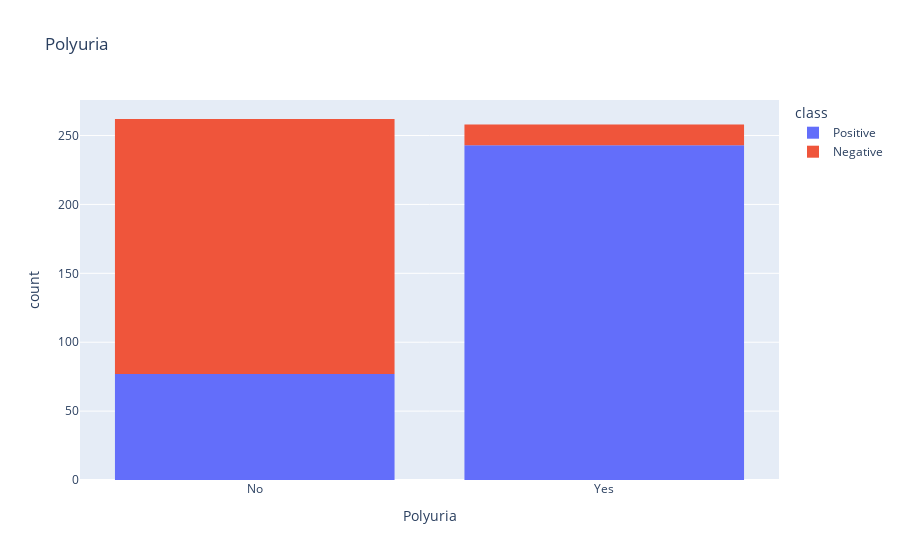

This figure's notebook cell:
### Markdown cell above
# Distribution of polyuria

### Code cell
polyuria=px.histogram(Diabetes, x = 'Polyuria', color = 'class', title="Polyuria")
polyuria.show() 

plttbl_polyuria= ['Polyuria', 'class']
pm = sns.light_palette("orange", as_cmap=True)
(round(pd.crosstab(Diabetes[plttbl_polyuria[0]], Diabetes[plttbl_polyuria[1]], normalize='columns') * 100,2)).style.background_gradient(cmap = pm)

### Figure 1 — Plotly figure (JSON) as saved in the notebook; plotly's stock layout.template omitted (floating-point values rounded to 4 significant figures; data arrays with more than 128 entries replaced by an {"elided": "..."} marker saying what was removed)
{"data": [{"alignmentgroup": "True", "bingroup": "x", "hovertemplate": "class=Positive<br>Polyuria=%{x}<br>count=%{y}<extra></extra>", "legendgroup": "Positive", "marker": {"color": "#636efa", "pattern": {"shape": ""}}, "name": "Positive", "offsetgroup": "Positive", "orientation": "v", "showlegend": true, "type": "histogram", "x": {"elided": "320 str values"}, "xaxis": "x", "yaxis": "y"}, {"alignmentgroup": "True", "bingroup": "x", "hovertemplate": "class=Negative<br>Polyuria=%{x}<br>count=%{y}<extra></extra>", "legendgroup": "Negative", "marker": {"color": "#EF553B", "pattern": {"shape": ""}}, "name": "Negative", "offsetgroup": "Negative", "orientation": "v", "showlegend": true, "type": "histogram", "x": {"elided": "200 str values"}, "xaxis": "x", "yaxis": "y"}], "layout": {"barmode": "relative", "legend": {"title": {"text": "class"}, "tracegroupgap": 0}, "title": {"text": "Polyuria"}, "xaxis": {"anchor": "y", "domain": [0, 1], "title": {"text": "Polyuria"}}, "yaxis": {"anchor": "x", "domain": [0, 1], "title": {"text": "count"}}}}
